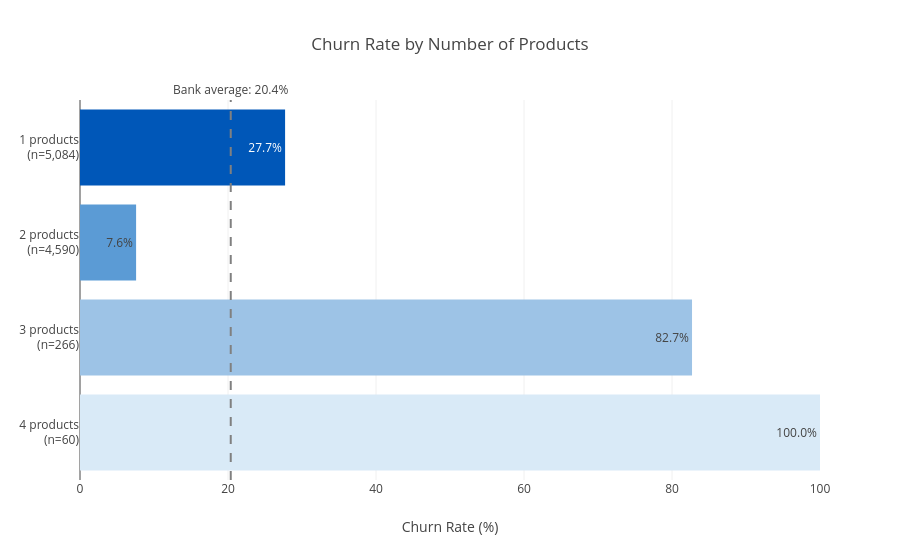

Source (notebook cell):
### Code cell
prod = (df.groupby('NumOfProducts')['Exited'].agg(rate='mean', n='count').reset_index())
prod['rate'] = prod['rate'] * 100
overall = df['Exited'].mean() * 100

# 2. تسمية المحور: القيمة + عدد العملاء تحتها
prod['label_x'] = prod.apply(lambda r: f"{int(r['NumOfProducts'])} products<br>(n={int(r['n']):,})", axis=1)
prod['NumOfProducts'] = pd.Categorical(
    prod['NumOfProducts'],
    categories=[ 4, 3,2, 1],
    ordered=True
)

prod = prod.sort_values('NumOfProducts')
# ترتيب الألوان: Product 1 → 3 → 4 → 2
blue_colors = {
    1: '#0057B8',
    3: '#9DC3E6',
    4: '#D9EAF7',
    2: '#5B9BD5'
}

colors = prod['NumOfProducts'].map(blue_colors)

fig = go.Figure(go.Bar(
    x=prod['rate'],
    y=prod['label_x'],
    marker_color=colors,
    text=prod['rate'].apply(lambda x: f"{x:.1f}%"),
    textposition='inside',
    orientation='h'
))

# Bank average
fig.add_vline(
    x=overall,
    line_dash='dash',
    line_color='gray',
    annotation_text=f"Bank average: {overall:.1f}%",
    annotation_position='top'
)

fig.update_layout(
    title='Churn Rate by Number of Products',
    xaxis_title='Churn Rate (%)',
    yaxis_title=None,
    xaxis_range=[0, 100],
    plot_bgcolor='white',
    showlegend=False
)

fig.update_xaxes(showgrid=True, gridcolor='#f0f0f0')
fig.update_yaxes(showgrid=False)

fig.show()
#focus on the customer who getting 1 product cuz they have huge n of customer with high customers who lefted

### Figure 1 — Plotly figure (JSON) as saved in the notebook; plotly's stock layout.template omitted (floating-point values rounded to 4 significant figures)
{"data": [{"marker": {"color": ["#D9EAF7", "#9DC3E6", "#5B9BD5", "#0057B8"]}, "orientation": "h", "text": ["100.0%", "82.7%", "7.6%", "27.7%"], "textposition": "inside", "type": "bar", "x": [100, 82.71, 7.582, 27.71], "y": ["4 products<br>(n=60)", "3 products<br>(n=266)", "2 products<br>(n=4,590)", "1 products<br>(n=5,084)"]}], "layout": {"annotations": [{"showarrow": false, "text": "Bank average: 20.4%", "x": 20.37, "xanchor": "center", "xref": "x", "y": 1, "yanchor": "bottom", "yref": "y domain"}], "plot_bgcolor": "white", "shapes": [{"line": {"color": "gray", "dash": "dash"}, "type": "line", "x0": 20.37, "x1": 20.37, "xref": "x", "y0": 0, "y1": 1, "yref": "y domain"}], "showlegend": false, "title": {"text": "Churn Rate by Number of Products"}, "xaxis": {"gridcolor": "#f0f0f0", "range": [0, 100], "showgrid": true, "title": {"text": "Churn Rate (%)"}}, "yaxis": {"showgrid": false, "title": {}}}}
